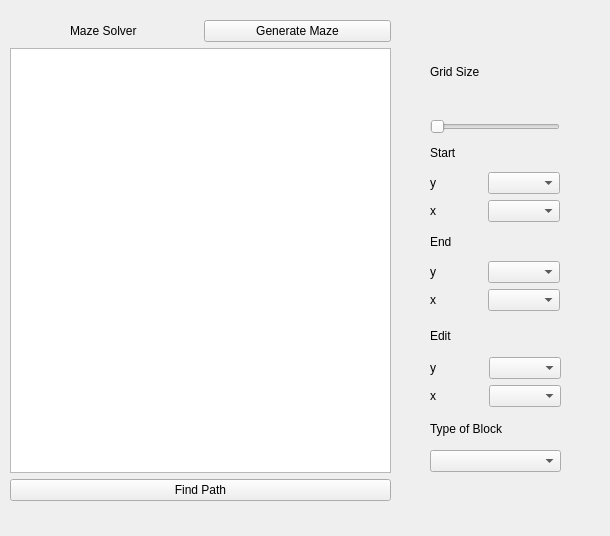
<?xml version="1.0" encoding="UTF-8"?>
<ui version="4.0">
 <class>MainWindow</class>
 <widget class="QWidget" name="MainWindow">
  <property name="geometry">
   <rect>
    <x>0</x>
    <y>0</y>
    <width>610</width>
    <height>536</height>
   </rect>
  </property>
  <property name="windowTitle">
   <string>MainWindow</string>
  </property>
  <property name="autoFillBackground">
   <bool>false</bool>
  </property>
  <widget class="QWidget" name="layoutWidget">
   <property name="geometry">
    <rect>
     <x>10</x>
     <y>20</y>
     <width>381</width>
     <height>481</height>
    </rect>
   </property>
   <layout class="QVBoxLayout" name="verticalLayout">
    <item>
     <layout class="QHBoxLayout" name="horizontalLayout">
      <item alignment="Qt::AlignHCenter">
       <widget class="QLabel" name="titleLabel">
        <property name="text">
         <string>Maze Solver</string>
        </property>
       </widget>
      </item>
      <item>
       <widget class="QPushButton" name="generateMaze">
        <property name="text">
         <string>Generate Maze</string>
        </property>
       </widget>
      </item>
     </layout>
    </item>
    <item>
     <widget class="QGraphicsView" name="graphicsView"/>
    </item>
    <item>
     <widget class="QPushButton" name="findPath">
      <property name="text">
       <string>Find Path</string>
      </property>
     </widget>
    </item>
   </layout>
  </widget>
  <widget class="QWidget" name="layoutWidget">
   <property name="geometry">
    <rect>
     <x>430</x>
     <y>30</y>
     <width>130</width>
     <height>281</height>
    </rect>
   </property>
   <layout class="QVBoxLayout" name="verticalLayout_9">
    <item>
     <widget class="QLabel" name="label_3">
      <property name="text">
       <string>Grid Size</string>
      </property>
     </widget>
    </item>
    <item>
     <widget class="QSlider" name="horizontalSlider">
      <property name="orientation">
       <enum>Qt::Horizontal</enum>
      </property>
     </widget>
    </item>
    <item>
     <layout class="QVBoxLayout" name="verticalLayout_7">
      <item>
       <widget class="QLabel" name="label">
        <property name="text">
         <string>Start</string>
        </property>
       </widget>
      </item>
      <item>
       <layout class="QHBoxLayout" name="horizontalLayout_3">
        <item>
         <layout class="QVBoxLayout" name="verticalLayout_2">
          <item>
           <widget class="QLabel" name="label_6">
            <property name="text">
             <string>y</string>
            </property>
           </widget>
          </item>
          <item>
           <widget class="QLabel" name="label_5">
            <property name="text">
             <string>x</string>
            </property>
           </widget>
          </item>
         </layout>
        </item>
        <item>
         <layout class="QVBoxLayout" name="verticalLayout_6">
          <item>
           <widget class="QComboBox" name="inputStartx"/>
          </item>
          <item>
           <widget class="QComboBox" name="inputStarty"/>
          </item>
         </layout>
        </item>
       </layout>
      </item>
     </layout>
    </item>
    <item>
     <layout class="QVBoxLayout" name="verticalLayout_8">
      <item>
       <layout class="QHBoxLayout" name="horizontalLayout_4"/>
      </item>
      <item>
       <layout class="QVBoxLayout" name="verticalLayout_5">
        <item>
         <widget class="QLabel" name="label_2">
          <property name="text">
           <string>End</string>
          </property>
         </widget>
        </item>
        <item>
         <layout class="QHBoxLayout" name="horizontalLayout_2">
          <item>
           <layout class="QVBoxLayout" name="verticalLayout_4">
            <item>
             <widget class="QLabel" name="label_7">
              <property name="text">
               <string>y</string>
              </property>
             </widget>
            </item>
            <item>
             <widget class="QLabel" name="label_8">
              <property name="text">
               <string>x</string>
              </property>
             </widget>
            </item>
           </layout>
          </item>
          <item>
           <layout class="QVBoxLayout" name="verticalLayout_3">
            <item>
             <widget class="QComboBox" name="inputEndx"/>
            </item>
            <item>
             <widget class="QComboBox" name="inputEndy"/>
            </item>
           </layout>
          </item>
         </layout>
        </item>
       </layout>
      </item>
     </layout>
    </item>
   </layout>
  </widget>
  <widget class="QWidget" name="layoutWidget_2">
   <property name="geometry">
    <rect>
     <x>430</x>
     <y>320</y>
     <width>131</width>
     <height>152</height>
    </rect>
   </property>
   <layout class="QVBoxLayout" name="verticalLayout_15">
    <item>
     <widget class="QLabel" name="label_15">
      <property name="text">
       <string>Edit</string>
      </property>
     </widget>
    </item>
    <item>
     <layout class="QHBoxLayout" name="horizontalLayout_6">
      <item>
       <layout class="QVBoxLayout" name="verticalLayout_16">
        <item>
         <widget class="QLabel" name="label_16">
          <property name="text">
           <string>y</string>
          </property>
         </widget>
        </item>
        <item>
         <widget class="QLabel" name="label_17">
          <property name="text">
           <string>x</string>
          </property>
         </widget>
        </item>
       </layout>
      </item>
      <item>
       <layout class="QVBoxLayout" name="verticalLayout_17">
        <item>
         <widget class="QComboBox" name="inputStartx_3"/>
        </item>
        <item>
         <widget class="QComboBox" name="inputStarty_3"/>
        </item>
       </layout>
      </item>
     </layout>
    </item>
    <item>
     <widget class="QLabel" name="label_18">
      <property name="text">
       <string>Type of Block</string>
      </property>
     </widget>
    </item>
    <item>
     <widget class="QComboBox" name="editType"/>
    </item>
   </layout>
  </widget>
 </widget>
 <resources/>
 <connections/>
</ui>
